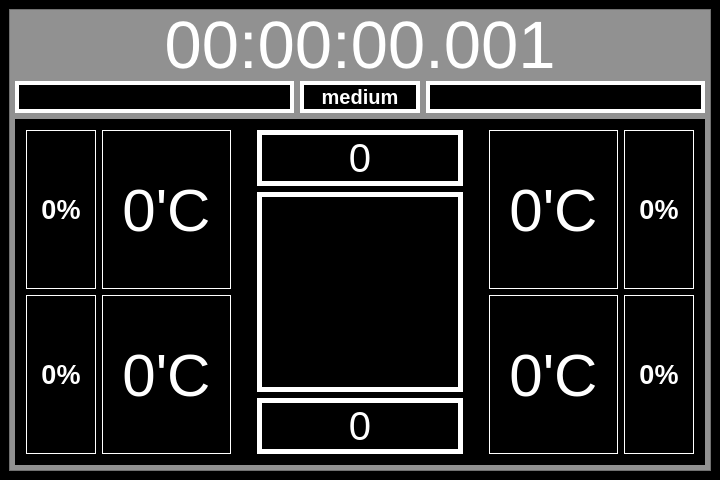
<?xml version="1.0" encoding="UTF-8"?>
<ui version="4.0">
 <class>MainWindow</class>
 <widget class="QMainWindow" name="MainWindow">
  <property name="geometry">
   <rect>
    <x>0</x>
    <y>0</y>
    <width>720</width>
    <height>480</height>
   </rect>
  </property>
  <property name="minimumSize">
   <size>
    <width>0</width>
    <height>0</height>
   </size>
  </property>
  <property name="windowTitle">
   <string>MainWindow</string>
  </property>
  <property name="styleSheet">
   <string notr="true">background-color: rgb(0, 0, 0);</string>
  </property>
  <widget class="QWidget" name="centralwidget">
   <property name="minimumSize">
    <size>
     <width>720</width>
     <height>480</height>
    </size>
   </property>
   <layout class="QGridLayout" name="gridLayout">
    <item row="0" column="0" colspan="2">
     <widget class="QFrame" name="frame_4">
      <property name="maximumSize">
       <size>
        <width>16777215</width>
        <height>16777215</height>
       </size>
      </property>
      <property name="styleSheet">
       <string notr="true">background-color: rgb(145, 145, 145);</string>
      </property>
      <property name="frameShape">
       <enum>QFrame::StyledPanel</enum>
      </property>
      <property name="frameShadow">
       <enum>QFrame::Plain</enum>
      </property>
      <layout class="QGridLayout" name="gridLayout_2">
       <property name="leftMargin">
        <number>5</number>
       </property>
       <property name="topMargin">
        <number>5</number>
       </property>
       <property name="rightMargin">
        <number>5</number>
       </property>
       <property name="bottomMargin">
        <number>5</number>
       </property>
       <item row="2" column="1" colspan="3">
        <widget class="QFrame" name="frame_8">
         <property name="font">
          <font>
           <pointsize>5</pointsize>
          </font>
         </property>
         <property name="styleSheet">
          <string notr="true">background-color: rgb(0, 0, 0);</string>
         </property>
         <property name="frameShape">
          <enum>QFrame::StyledPanel</enum>
         </property>
         <property name="frameShadow">
          <enum>QFrame::Raised</enum>
         </property>
         <layout class="QGridLayout" name="gridLayout_5">
          <property name="leftMargin">
           <number>0</number>
          </property>
          <property name="topMargin">
           <number>0</number>
          </property>
          <property name="rightMargin">
           <number>0</number>
          </property>
          <property name="bottomMargin">
           <number>0</number>
          </property>
          <item row="4" column="2" rowspan="2">
           <widget class="QFrame" name="frame_3">
            <property name="frameShape">
             <enum>QFrame::StyledPanel</enum>
            </property>
            <property name="frameShadow">
             <enum>QFrame::Raised</enum>
            </property>
            <layout class="QGridLayout" name="gridLayout_3">
             <item row="2" column="2">
              <widget class="QLabel" name="Soeed">
               <property name="maximumSize">
                <size>
                 <width>16777215</width>
                 <height>16777215</height>
                </size>
               </property>
               <property name="font">
                <font>
                 <family>Arial</family>
                 <pointsize>30</pointsize>
                 <bold>false</bold>
                </font>
               </property>
               <property name="styleSheet">
                <string notr="true">color: rgb(255, 255, 255);</string>
               </property>
               <property name="frameShape">
                <enum>QFrame::Box</enum>
               </property>
               <property name="lineWidth">
                <number>5</number>
               </property>
               <property name="text">
                <string>0</string>
               </property>
               <property name="alignment">
                <set>Qt::AlignCenter</set>
               </property>
              </widget>
             </item>
             <item row="0" column="2">
              <widget class="QLabel" name="RPM">
               <property name="maximumSize">
                <size>
                 <width>16777215</width>
                 <height>16777215</height>
                </size>
               </property>
               <property name="font">
                <font>
                 <family>Arial</family>
                 <pointsize>30</pointsize>
                 <bold>false</bold>
                </font>
               </property>
               <property name="styleSheet">
                <string notr="true">color: rgb(255, 255, 255);</string>
               </property>
               <property name="frameShape">
                <enum>QFrame::Box</enum>
               </property>
               <property name="lineWidth">
                <number>5</number>
               </property>
               <property name="text">
                <string>0</string>
               </property>
               <property name="alignment">
                <set>Qt::AlignCenter</set>
               </property>
              </widget>
             </item>
             <item row="1" column="2">
              <widget class="QLabel" name="Gear">
               <property name="minimumSize">
                <size>
                 <width>0</width>
                 <height>100</height>
                </size>
               </property>
               <property name="maximumSize">
                <size>
                 <width>16777215</width>
                 <height>16777215</height>
                </size>
               </property>
               <property name="font">
                <font>
                 <family>Arial</family>
                 <pointsize>150</pointsize>
                 <bold>false</bold>
                </font>
               </property>
               <property name="styleSheet">
                <string notr="true">color: rgb(255, 255, 255);</string>
               </property>
               <property name="frameShape">
                <enum>QFrame::Box</enum>
               </property>
               <property name="frameShadow">
                <enum>QFrame::Plain</enum>
               </property>
               <property name="lineWidth">
                <number>5</number>
               </property>
               <property name="text">
                <string/>
               </property>
               <property name="alignment">
                <set>Qt::AlignCenter</set>
               </property>
              </widget>
             </item>
            </layout>
           </widget>
          </item>
          <item row="4" column="0" rowspan="2">
           <widget class="QFrame" name="frame_5">
            <property name="frameShape">
             <enum>QFrame::StyledPanel</enum>
            </property>
            <property name="frameShadow">
             <enum>QFrame::Raised</enum>
            </property>
            <layout class="QGridLayout" name="gridLayout_4">
             <item row="1" column="0">
              <widget class="QLabel" name="Wear_3">
               <property name="minimumSize">
                <size>
                 <width>70</width>
                 <height>0</height>
                </size>
               </property>
               <property name="maximumSize">
                <size>
                 <width>50</width>
                 <height>16777215</height>
                </size>
               </property>
               <property name="font">
                <font>
                 <family>Arial</family>
                 <pointsize>20</pointsize>
                 <bold>true</bold>
                </font>
               </property>
               <property name="styleSheet">
                <string notr="true">color: rgb(255, 255, 255);</string>
               </property>
               <property name="frameShape">
                <enum>QFrame::Box</enum>
               </property>
               <property name="text">
                <string>0%</string>
               </property>
               <property name="textFormat">
                <enum>Qt::AutoText</enum>
               </property>
               <property name="alignment">
                <set>Qt::AlignCenter</set>
               </property>
              </widget>
             </item>
             <item row="3" column="1">
              <widget class="QLabel" name="TyresSurfaceTemperature_1">
               <property name="maximumSize">
                <size>
                 <width>16777215</width>
                 <height>16777215</height>
                </size>
               </property>
               <property name="font">
                <font>
                 <family>Arial</family>
                 <pointsize>45</pointsize>
                 <bold>false</bold>
                </font>
               </property>
               <property name="styleSheet">
                <string notr="true">color: rgb(255, 255, 255);</string>
               </property>
               <property name="frameShape">
                <enum>QFrame::Box</enum>
               </property>
               <property name="text">
                <string notr="true">0'C</string>
               </property>
               <property name="alignment">
                <set>Qt::AlignCenter</set>
               </property>
              </widget>
             </item>
             <item row="3" column="0">
              <widget class="QLabel" name="Wear_1">
               <property name="minimumSize">
                <size>
                 <width>70</width>
                 <height>0</height>
                </size>
               </property>
               <property name="maximumSize">
                <size>
                 <width>50</width>
                 <height>16777215</height>
                </size>
               </property>
               <property name="font">
                <font>
                 <family>Arial</family>
                 <pointsize>20</pointsize>
                 <bold>true</bold>
                </font>
               </property>
               <property name="styleSheet">
                <string notr="true">color: rgb(255, 255, 255);</string>
               </property>
               <property name="frameShape">
                <enum>QFrame::Box</enum>
               </property>
               <property name="text">
                <string>0%</string>
               </property>
               <property name="textFormat">
                <enum>Qt::AutoText</enum>
               </property>
               <property name="alignment">
                <set>Qt::AlignCenter</set>
               </property>
              </widget>
             </item>
             <item row="1" column="1">
              <widget class="QLabel" name="TyresSurfaceTemperature_3">
               <property name="maximumSize">
                <size>
                 <width>16777215</width>
                 <height>16777215</height>
                </size>
               </property>
               <property name="font">
                <font>
                 <family>Arial</family>
                 <pointsize>45</pointsize>
                 <bold>false</bold>
                </font>
               </property>
               <property name="styleSheet">
                <string notr="true">color: rgb(255, 255, 255);</string>
               </property>
               <property name="frameShape">
                <enum>QFrame::Box</enum>
               </property>
               <property name="text">
                <string notr="true">0'C</string>
               </property>
               <property name="alignment">
                <set>Qt::AlignCenter</set>
               </property>
              </widget>
             </item>
            </layout>
           </widget>
          </item>
          <item row="4" column="3" rowspan="2">
           <widget class="QFrame" name="frame_6">
            <property name="frameShape">
             <enum>QFrame::StyledPanel</enum>
            </property>
            <property name="frameShadow">
             <enum>QFrame::Raised</enum>
            </property>
            <layout class="QGridLayout" name="gridLayout_6">
             <item row="5" column="0">
              <widget class="QLabel" name="TyresSurfaceTemperature_2">
               <property name="maximumSize">
                <size>
                 <width>16777215</width>
                 <height>16777215</height>
                </size>
               </property>
               <property name="font">
                <font>
                 <family>Arial</family>
                 <pointsize>45</pointsize>
                 <bold>false</bold>
                </font>
               </property>
               <property name="styleSheet">
                <string notr="true">color: rgb(255, 255, 255);</string>
               </property>
               <property name="frameShape">
                <enum>QFrame::Box</enum>
               </property>
               <property name="text">
                <string notr="true">0'C</string>
               </property>
               <property name="alignment">
                <set>Qt::AlignCenter</set>
               </property>
              </widget>
             </item>
             <item row="4" column="0">
              <widget class="QLabel" name="TyresSurfaceTemperature_4">
               <property name="maximumSize">
                <size>
                 <width>16777215</width>
                 <height>16777215</height>
                </size>
               </property>
               <property name="font">
                <font>
                 <family>Arial</family>
                 <pointsize>45</pointsize>
                 <bold>false</bold>
                </font>
               </property>
               <property name="styleSheet">
                <string notr="true">color: rgb(255, 255, 255);</string>
               </property>
               <property name="frameShape">
                <enum>QFrame::Box</enum>
               </property>
               <property name="text">
                <string notr="true">0'C</string>
               </property>
               <property name="alignment">
                <set>Qt::AlignCenter</set>
               </property>
              </widget>
             </item>
             <item row="5" column="1">
              <widget class="QLabel" name="Wear_2">
               <property name="minimumSize">
                <size>
                 <width>70</width>
                 <height>0</height>
                </size>
               </property>
               <property name="maximumSize">
                <size>
                 <width>50</width>
                 <height>16777215</height>
                </size>
               </property>
               <property name="font">
                <font>
                 <family>Arial</family>
                 <pointsize>20</pointsize>
                 <bold>true</bold>
                </font>
               </property>
               <property name="styleSheet">
                <string notr="true">color: rgb(255, 255, 255);</string>
               </property>
               <property name="frameShape">
                <enum>QFrame::Box</enum>
               </property>
               <property name="text">
                <string>0%</string>
               </property>
               <property name="textFormat">
                <enum>Qt::AutoText</enum>
               </property>
               <property name="alignment">
                <set>Qt::AlignCenter</set>
               </property>
              </widget>
             </item>
             <item row="4" column="1">
              <widget class="QLabel" name="Wear_4">
               <property name="minimumSize">
                <size>
                 <width>70</width>
                 <height>0</height>
                </size>
               </property>
               <property name="maximumSize">
                <size>
                 <width>50</width>
                 <height>16777215</height>
                </size>
               </property>
               <property name="font">
                <font>
                 <family>Arial</family>
                 <pointsize>20</pointsize>
                 <bold>true</bold>
                </font>
               </property>
               <property name="styleSheet">
                <string notr="true">color: rgb(255, 255, 255);</string>
               </property>
               <property name="frameShape">
                <enum>QFrame::Box</enum>
               </property>
               <property name="text">
                <string>0%</string>
               </property>
               <property name="textFormat">
                <enum>Qt::AutoText</enum>
               </property>
               <property name="alignment">
                <set>Qt::AlignCenter</set>
               </property>
              </widget>
             </item>
            </layout>
           </widget>
          </item>
         </layout>
        </widget>
       </item>
       <item row="0" column="1" colspan="3">
        <widget class="QLabel" name="CurrentLapTime">
         <property name="maximumSize">
          <size>
           <width>16777215</width>
           <height>60</height>
          </size>
         </property>
         <property name="font">
          <font>
           <family>Arial</family>
           <pointsize>50</pointsize>
           <bold>false</bold>
          </font>
         </property>
         <property name="styleSheet">
          <string notr="true">background-color: rgb(145, 145, 145);color: rgb(255, 255, 255);</string>
         </property>
         <property name="text">
          <string>00:00:00.001</string>
         </property>
         <property name="alignment">
          <set>Qt::AlignCenter</set>
         </property>
        </widget>
       </item>
       <item row="1" column="2">
        <widget class="QLabel" name="RES_Mode">
         <property name="maximumSize">
          <size>
           <width>120</width>
           <height>16777215</height>
          </size>
         </property>
         <property name="font">
          <font>
           <pointsize>15</pointsize>
           <bold>true</bold>
          </font>
         </property>
         <property name="styleSheet">
          <string notr="true">color: rgb(255, 255, 255);
background-color: rgb(0, 0, 0);</string>
         </property>
         <property name="frameShape">
          <enum>QFrame::Box</enum>
         </property>
         <property name="lineWidth">
          <number>4</number>
         </property>
         <property name="text">
          <string>medium</string>
         </property>
         <property name="alignment">
          <set>Qt::AlignCenter</set>
         </property>
        </widget>
       </item>
       <item row="1" column="3">
        <widget class="QLabel" name="ERS_Deploted">
         <property name="minimumSize">
          <size>
           <width>0</width>
           <height>30</height>
          </size>
         </property>
         <property name="styleSheet">
          <string notr="true">color: rgb(255, 255, 255);
background-color: rgb(0, 0, 0);</string>
         </property>
         <property name="frameShape">
          <enum>QFrame::Box</enum>
         </property>
         <property name="lineWidth">
          <number>4</number>
         </property>
         <property name="text">
          <string/>
         </property>
        </widget>
       </item>
       <item row="1" column="1">
        <widget class="QLabel" name="ERS_Store">
         <property name="minimumSize">
          <size>
           <width>0</width>
           <height>30</height>
          </size>
         </property>
         <property name="styleSheet">
          <string notr="true">color: rgb(255, 255, 255);
background-color: rgb(0, 0, 0);</string>
         </property>
         <property name="frameShape">
          <enum>QFrame::Box</enum>
         </property>
         <property name="lineWidth">
          <number>4</number>
         </property>
         <property name="text">
          <string/>
         </property>
        </widget>
       </item>
      </layout>
     </widget>
    </item>
   </layout>
  </widget>
 </widget>
 <resources/>
 <connections/>
</ui>
